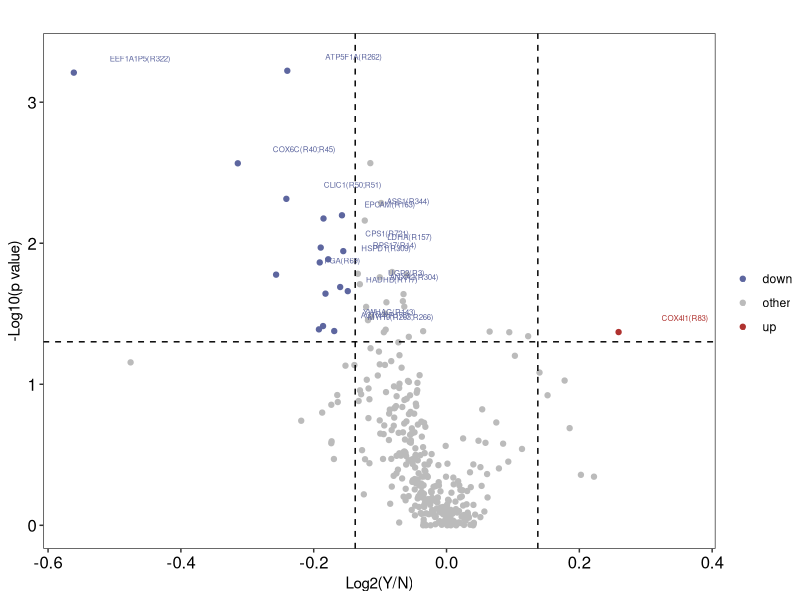
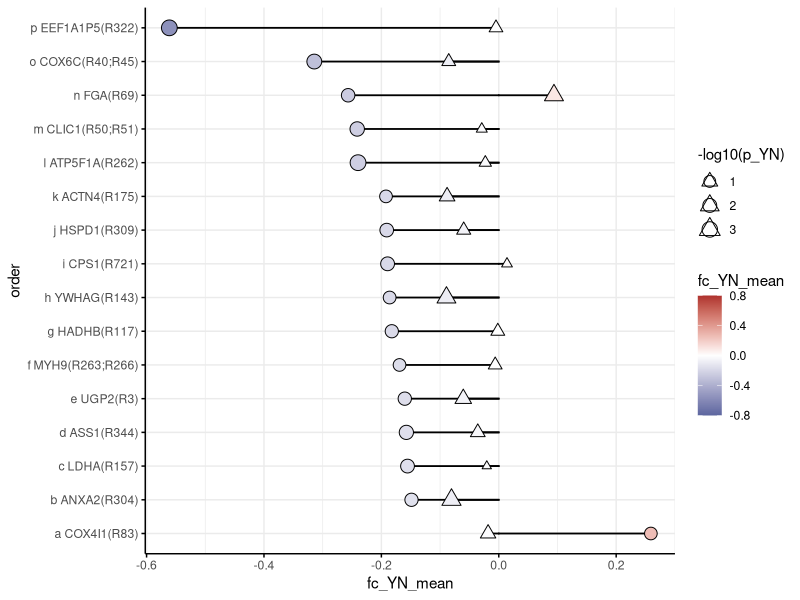
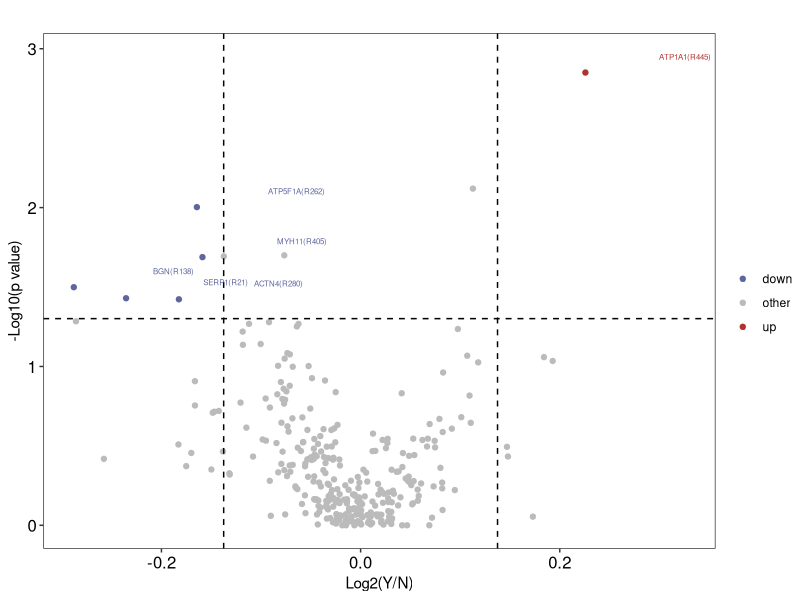
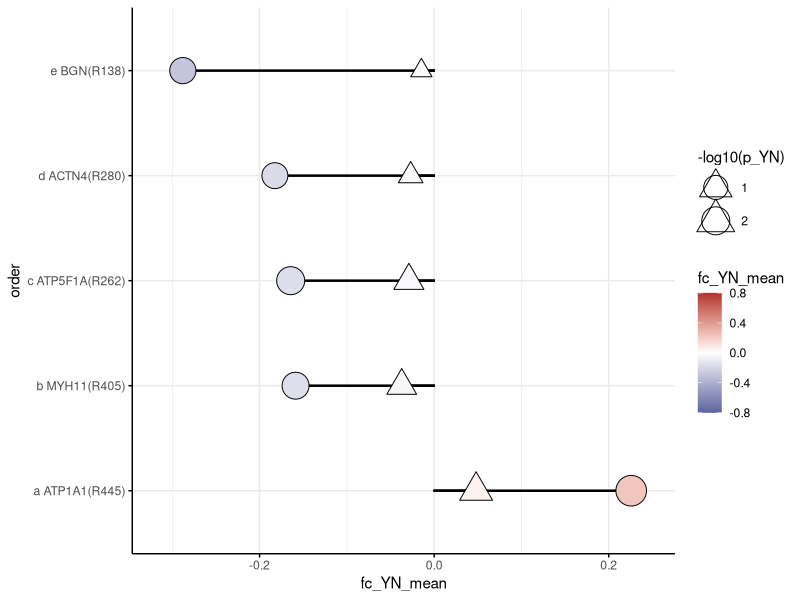

The R script that drew these images, in order:

library(ggplot2)

rm(list = ls())
result=read.csv("response wilcox result  MTXLEF.csv")

result$label=ifelse(result$color_YN_mean=="up"|result$color_YN_mean=="down",result$Gene_position,NA)
ggplot(result[result$n_Y>=5 & result$n_N>=5, ], aes(fc_YN_mean,-log10(p_YN),color=color_YN_mean))+
  geom_point()+
  geom_vline(xintercept = c(log2(1.1), log2(1/1.1)), linetype=2)+
  geom_hline(yintercept = -log10(0.05), linetype=2)+
  geom_text(aes(label=label),nudge_x=0.1,nudge_y=.1,size=2)+
  scale_color_manual(values=c("#5D669F","#BBBBBB","#AF322F"),name="")+
  theme_test()+
  labs(x="Log2(Y/N)", y="-Log10(p value)",title = "")+
  theme(axis.text = element_text(color="black",size=12))
ggsave("Fig 4e left.pdf", width = 3.5, height = 3)



rm(list = ls())
dat2 = read.csv("Fig 4e right.csv")

ggplot(dat2)+
  geom_bar(aes(fc_YN_mean,order),stat="identity",width=.01, color="black")+
  geom_bar(aes(log2(fc_YN_mean_pro),order),stat="identity",width=.01, color="black")+
  geom_point(aes(fc_YN_mean,order,fill=fc_YN_mean,size=-log10(p_YN)), shape=21)+
  geom_point(aes(log2(fc_YN_mean_pro),order,fill=log2(fc_YN_mean_pro),size=-log10(p_YN_pro)), shape=24)+
  scale_size(range=c(2,5))+
  scale_fill_gradient2(high="#AF322F", low="#5D669F", limits=c(-0.8,0.8))+
  theme_minimal()+
  theme(axis.line = element_line(color="black"),
        axis.ticks = element_line(color='black'))
ggsave("Fig 4e right.pdf", width = 3.5, height = 4)



rm(list = ls())
result=read.csv("response wilcox result  MTXHCQ.csv")

result$label=ifelse(result$color_YN_mean=="up"|result$color_YN_mean=="down",result$Gene_position,NA)
ggplot(result[result$n_Y>=5 & result$n_N>=5, ], aes(fc_YN_mean,-log10(p_YN),color=color_YN_mean))+
  geom_point()+
  geom_vline(xintercept = c(log2(1.1), log2(1/1.1)), linetype=2)+
  geom_hline(yintercept = -log10(0.05), linetype=2)+
  geom_text(aes(label=label),nudge_x=0.1,nudge_y=.1,size=2)+
  scale_color_manual(values=c("#5D669F","#BBBBBB","#AF322F"),name="")+
  theme_test()+
  labs(x="Log2(Y/N)", y="-Log10(p value)",title = "")+
  theme(axis.text = element_text(color="black",size=12))
ggsave("Fig 4f left.pdf", width = 3.5, height = 3)



rm(list = ls())
dat2 = read.csv("Fig 4f right.csv")

ggplot(dat2)+
  geom_bar(aes(fc_YN_mean,order),stat="identity",width=.01, color="black")+
  geom_bar(aes(log2(fc_YN_mean_pro),order),stat="identity",width=.01, color="black")+
  geom_point(aes(fc_YN_mean,order,fill=fc_YN_mean,size=-log10(p_YN)), shape=21)+
  geom_point(aes(log2(fc_YN_mean_pro),order,fill=log2(fc_YN_mean_pro),size=-log10(p_YN_pro)), shape=24)+
  scale_size(range=c(5,10))+
  scale_fill_gradient2(high="#AF322F", low="#5D669F", limits=c(-0.8,0.8))+
  theme_minimal()+
  scale_x_continuous(limits = c(-0.33,0.26), breaks = c(-0.2,0,0.2),expand = c(0.01,0.01))+
  theme(axis.line = element_line(color="black"),
        axis.ticks = element_line(color='black'))
ggsave("Fig 4f right.pdf", width = 5, height = 3)